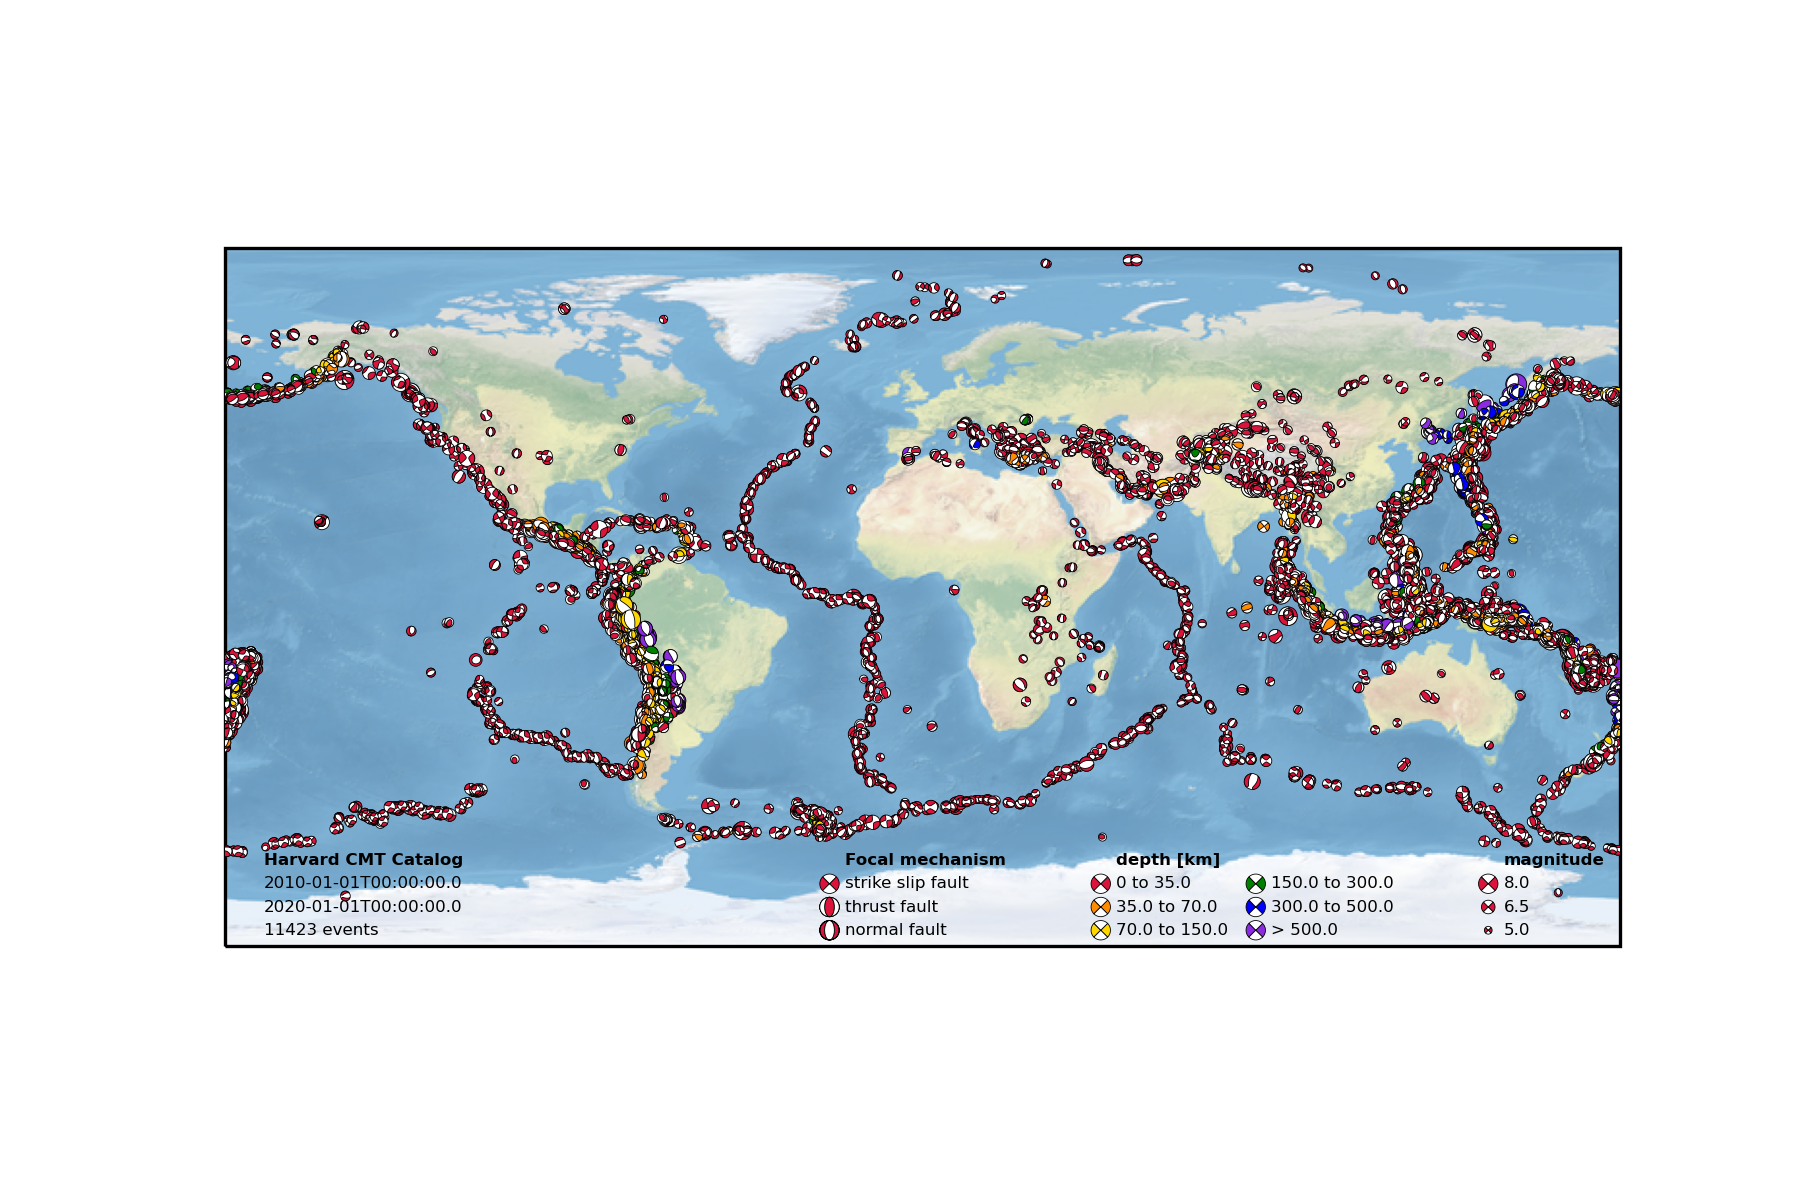

Source code (Python):
#!/usr/bin/env python3
# -*- coding: utf-8 -*-
"""
Created on Fri Dec  9 09:44:12 2022

@author: chrisyoung
"""

# Read in CMT catalog and plot global map of focal mechanisms

import obspy
import matplotlib.pyplot as plt
import cartopy.crs as ccrs
from obspy.imaging.beachball import beach
from ReadCMT import read_cmt

# Next functiun needed because CMT catalog has format yyyy/mm/dd instead of
#  yyyy-mm-dd
def reformat_UTC_str(UTC_str):
    UTC_list = list(UTC_str)
    UTC_list[4] = '-'
    UTC_list[7] = '-'
    if UTC_list[17] == '6':
        UTC_list[17] = '0'    #C MT list sometimes has 60.0 seconds!!!
        # Should fix this to add 1 to minutes, but that may increase hours, etc.)
    UTC_str = ''.join(UTC_list)
    return UTC_str

# Event catalog information
start_str = '2010-01-01T00:00:00.0'
end_str =   '2020-01-01T00:00:00.0'
start_time = obspy.UTCDateTime(start_str)
end_time = obspy.UTCDateTime(end_str)
min_mag = 5.0
max_mag = 8.0
min_latitude = 23.
max_latitude = 48.
min_longitude = 125.
max_longitude = 150.

# Read in CMT (creates list of catalogs)
data = read_cmt('jan76_dec20.ndk')

# Create world map with colored land/ocean and coastlines
ax = plt.axes(projection=ccrs.PlateCarree())
ax.stock_img()

# Plot event beachballs
depth_list = [35.,70.,150.,300.,500.]
depth_color_list = [(220/255, 20/255, 60/255),  #crinmson
                    (255/255, 140/255, 0/255),  #dark orange
                    (255/255, 215/255, 0/255),  #gold
                    (0/255,128/255, 0/255),     #green
                    (0/255, 0/255, 255/255),    #blue
                    (138/255, 43/255, 226/255)] #blue violet
min_marker_size = 2.
max_marker_size = 5.
marker_scale_fac = (max_marker_size - min_marker_size)/(max_mag - min_mag)
event_count = 0
skipped_event_count = 0
for origin in data:
    UTC_str = origin['date'] + 'T' + origin['time']
    UTC_str = reformat_UTC_str(UTC_str)
    UTC_time = obspy.UTCDateTime(UTC_str)
    # Screen by mag and UTCDateTime
    if (((origin['mb'] > min_mag) | (origin['ms' ]> min_mag)) &
        (start_time <= UTC_time <= end_time)):
        # Event size scaled by magnitude
        mag = max(origin['mb'],origin['ms'])
        marker_size = min_marker_size + (mag - min_mag)*marker_scale_fac
        # Event color by depth
        depth = origin['depth']
        if depth <= depth_list[0]:
            event_color = depth_color_list[0]
        elif depth <= depth_list[1]:
            event_color = depth_color_list[1]
        elif depth <= depth_list[2]:
            event_color = depth_color_list[2]
        elif depth <= depth_list[3]:
            event_color = depth_color_list[3]
        elif depth <= depth_list[4]:
            event_color = depth_color_list[4]
        else:
            event_color = depth_color_list[5]
        mt = [origin['mrr'],origin['mtt'],origin['mpp'],origin['mrt'],
              origin['mrp'],origin['mtp']]
        # There are a few MTs in the catalog that throw an error when plotting
        # so skip those and keep a count
        try:
            b = beach(mt, xy=(origin['lon'],origin['lat']), width=marker_size, 
                      linewidth=0.2,facecolor=event_color)
            ax.add_collection(b)
            event_count += 1
        except:
            skipped_event_count+=1
        
# Add some labels at the bottom of the map
y_legend_top = -68.     # Legend labels at this latitude and below
y_inc = 6.      # Subsequent lines are this far below
textcolor = (0/255, 0/255, 0/255)  # Black
mt_strike = [0.,-1.,1.,0.,0.,0.]      # 45 degree strike slip
mt_thrust = [1.,0.,-1.,0.,0.,0.]      # dip slip, thrust
mt_normal = [-1.,0.,1.,0.,0.,0.]      # dip slip, normal
# Catalog info
x_left = -170.
ax.text(x_left, y_legend_top, 'Harvard CMT Catalog', rotation=0.0,
        color=textcolor, va="center", ha="left", fontsize=4, 
        fontweight = 'bold',zorder=10)
ax.text(x_left, y_legend_top - 1.*y_inc, start_str, rotation=0.0,
        color=textcolor, va="center", ha="left", fontsize=4, zorder=10)
ax.text(x_left, y_legend_top - 2.*y_inc, end_str, rotation=0.0,
        color=textcolor, va="center", ha="left", fontsize=4, zorder=10)
ax.text(x_left, y_legend_top - 3.*y_inc, str(event_count) + ' events', rotation=0.0,
        color=textcolor, va="center", ha="left", fontsize=4, zorder=10)
# Foc mech types legend
x_left = -20.
ax.text(x_left, y_legend_top, 'Focal mechanism', rotation=0.0,
        color=textcolor, va="center", ha="left", fontsize=4, 
        fontweight = 'bold', zorder=10)
ax.text(x_left, y_legend_top - y_inc, 'strike slip fault', rotation=0.0,
        color=textcolor, va="center", ha="left", fontsize=4, zorder=10)
b = beach(mt_strike, xy=(x_left-4.,y_legend_top-y_inc), width=max_marker_size, 
              linewidth=0.2,facecolor=depth_color_list[0])
ax.add_collection(b)
ax.text(x_left, y_legend_top - 2.*y_inc, 'thrust fault', rotation=0.0,
        color=textcolor, va="center", ha="left", fontsize=4, zorder=10)
b = beach(mt_thrust, xy=(x_left-4.,y_legend_top-2.*y_inc), width=max_marker_size, 
              linewidth=0.2,facecolor=depth_color_list[0])
ax.add_collection(b)
ax.text(x_left, y_legend_top - 3.*y_inc, 'normal fault', rotation=0.0,
        color=textcolor, va="center", ha="left", fontsize=4, zorder=10)
b = beach(mt_normal, xy=(x_left-4.,y_legend_top-3.*y_inc), width=max_marker_size, 
              linewidth=0.2,facecolor=depth_color_list[0])
ax.add_collection(b)

# Mag range legend
x_left = 150.
ax.text(x_left, y_legend_top, 'magnitude', rotation=0.0,
        color=textcolor, va="center", ha="left", fontsize=4, 
        fontweight = 'bold', zorder=10)
ax.text(x_left, y_legend_top - y_inc, str(max_mag), rotation=0.0,
        color=textcolor, va="center", ha="left", fontsize=4, zorder=10)
b = beach(mt_strike, xy=(x_left-4.,y_legend_top-y_inc), width=max_marker_size, 
              linewidth=0.2,facecolor=depth_color_list[0])
ax.add_collection(b)
ax.text(x_left, y_legend_top - 2.*y_inc, str((min_mag+max_mag)/2.), rotation=0.0,
        color=textcolor, va="center", ha="left", fontsize=4, zorder=10)
b = beach(mt_strike, xy=(x_left-4.,y_legend_top-2.*y_inc), width=(min_marker_size+max_marker_size)/2., 
              linewidth=0.2,facecolor=depth_color_list[0])
ax.add_collection(b)
ax.text(x_left, y_legend_top - 3.*y_inc, str(min_mag), rotation=0.0,
        color=textcolor, va="center", ha="left", fontsize=4, zorder=10)
b = beach(mt_strike, xy=(x_left-4.,y_legend_top-3.*y_inc), width=min_marker_size, 
              linewidth=0.2,facecolor=depth_color_list[0])
ax.add_collection(b)
# Depth range legend
x_left = 50
marker_size = 0.5*(max_marker_size - min_marker_size)
ax.text(x_left, y_legend_top, 'depth [km]', rotation=0.0,
        color=textcolor, va="center", ha="left", fontsize=4, 
        fontweight = 'bold', zorder=10)
depth_str = '0 to ' + str(depth_list[0])
ax.text(x_left, y_legend_top - y_inc, depth_str, rotation=0.0,
        color=textcolor, va="center", ha="left", fontsize=4, zorder=10)
b = beach(mt_strike, xy=(x_left-4.,y_legend_top-1.*y_inc), width=max_marker_size, 
              linewidth=0.2,facecolor=depth_color_list[0])
ax.add_collection(b)
depth_str = str(depth_list[0]) + ' to ' + str(depth_list[1])
ax.text(x_left, y_legend_top - 2.*y_inc, depth_str, rotation=0.0,
        color=textcolor, va="center", ha="left", fontsize=4, zorder=10)
b = beach(mt_strike, xy=(x_left-4.,y_legend_top-2.*y_inc), width=max_marker_size, 
              linewidth=0.2,facecolor=depth_color_list[1])
ax.add_collection(b)
depth_str = str(depth_list[1]) + ' to ' + str(depth_list[2])
ax.text(x_left, y_legend_top - 3.*y_inc, depth_str, rotation=0.0,
        color=textcolor, va="center", ha="left", fontsize=4, zorder=10)
b = beach(mt_strike, xy=(x_left-4.,y_legend_top-3.*y_inc), width=max_marker_size, 
              linewidth=0.2,facecolor=depth_color_list[2])
ax.add_collection(b)
x_left = x_left + 40.
depth_str = str(depth_list[2]) + ' to ' + str(depth_list[3])
ax.text(x_left, y_legend_top - y_inc, depth_str, rotation=0.0,
        color=textcolor, va="center", ha="left", fontsize=4, zorder=10)
b = beach(mt_strike, xy=(x_left-4.,y_legend_top-1.*y_inc), width=max_marker_size, 
              linewidth=0.2,facecolor=depth_color_list[3])
ax.add_collection(b)
depth_str = str(depth_list[3]) + ' to ' + str(depth_list[4])
ax.text(x_left, y_legend_top - 2.*y_inc, depth_str, rotation=0.0,
        color=textcolor, va="center", ha="left", fontsize=4, zorder=10)
b = beach(mt_strike, xy=(x_left-4.,y_legend_top-2.*y_inc), width=max_marker_size, 
              linewidth=0.2,facecolor=depth_color_list[4])
ax.add_collection(b)
depth_str = '> ' + str(depth_list[4]) 
ax.text(x_left, y_legend_top - 3.*y_inc, depth_str, rotation=0.0,
        color=textcolor, va="center", ha="left", fontsize=4, zorder=10)
b = beach(mt_strike, xy=(x_left-4.,y_legend_top-3.*y_inc), width=max_marker_size, 
              linewidth=0.2,facecolor=depth_color_list[5])
ax.add_collection(b)

# Save the plot by calling plt.savefig() BEFORE plt.show()
plt.savefig('Global_CMT_Map.png', dpi = 300)
plt.show()
print(skipped_event_count,' events could not be plotted')
